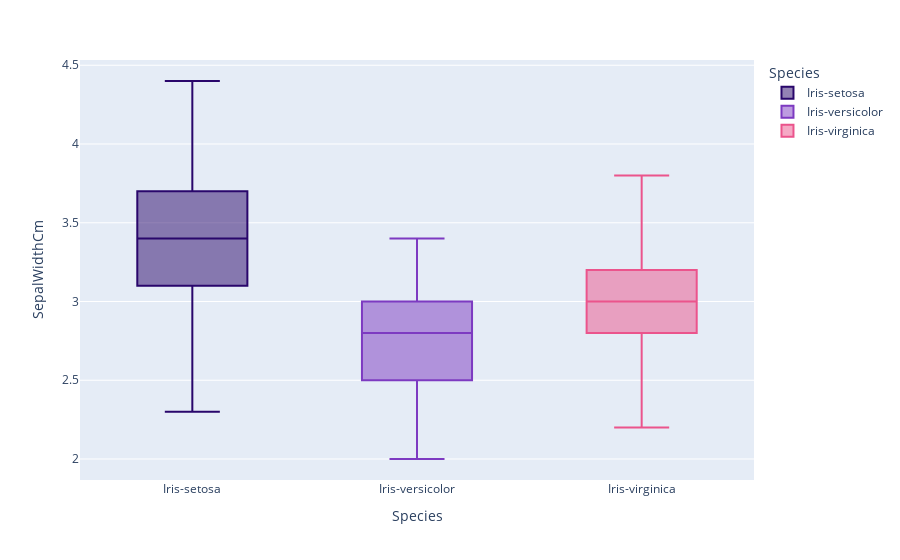

Source (notebook cell):
### Code cell
fig = px.box(data_frame=iris, x='Species',y='SepalWidthCm',color='Species',color_discrete_sequence=['#29066B','#7D3AC1','#EB548C'],orientation='v')
fig.show()

### Figure 1 — Plotly figure (JSON) as saved in the notebook; plotly's stock layout.template omitted (floating-point values rounded to 4 significant figures)
{"data": [{"alignmentgroup": "True", "hovertemplate": "Species=%{x}<br>SepalWidthCm=%{y}<extra></extra>", "legendgroup": "Iris-setosa", "marker": {"color": "#29066B"}, "name": "Iris-setosa", "notched": false, "offsetgroup": "Iris-setosa", "orientation": "v", "showlegend": true, "type": "box", "x": ["Iris-setosa", "Iris-setosa", "Iris-setosa", "Iris-setosa", "Iris-setosa", "Iris-setosa", "Iris-setosa", "Iris-setosa", "Iris-setosa", "Iris-setosa", "Iris-setosa", "Iris-setosa", "Iris-setosa", "Iris-setosa", "Iris-setosa", "Iris-setosa", "Iris-setosa", "Iris-setosa", "Iris-setosa", "Iris-setosa", "Iris-setosa", "Iris-setosa", "Iris-setosa", "Iris-setosa", "Iris-setosa", "Iris-setosa", "Iris-setosa", "Iris-setosa", "Iris-setosa", "Iris-setosa", "Iris-setosa", "Iris-setosa", "Iris-setosa", "Iris-setosa", "Iris-setosa", "Iris-setosa", "Iris-setosa", "Iris-setosa", "Iris-setosa", "Iris-setosa", "Iris-setosa", "Iris-setosa", "Iris-setosa", "Iris-setosa", "Iris-setosa", "Iris-setosa", "Iris-setosa", "Iris-setosa", "Iris-setosa", "Iris-setosa"], "x0": " ", "xaxis": "x", "y": [3.5, 3, 3.2, 3.1, 3.6, 3.9, 3.4, 3.4, 2.9, 3.1, 3.7, 3.4, 3, 3, 4, 4.4, 3.9, 3.5, 3.8, 3.8, 3.4, 3.7, 3.6, 3.3, 3.4, 3, 3.4, 3.5, 3.4, 3.2, 3.1, 3.4, 4.1, 4.2, 3.1, 3.2, 3.5, 3.1, 3, 3.4, 3.5, 2.3, 3.2, 3.5, 3.8, 3, 3.8, 3.2, 3.7, 3.3], "y0": " ", "yaxis": "y"}, {"alignmentgroup": "True", "hovertemplate": "Species=%{x}<br>SepalWidthCm=%{y}<extra></extra>", "legendgroup": "Iris-versicolor", "marker": {"color": "#7D3AC1"}, "name": "Iris-versicolor", "notched": false, "offsetgroup": "Iris-versicolor", "orientation": "v", "showlegend": true, "type": "box", "x": ["Iris-versicolor", "Iris-versicolor", "Iris-versicolor", "Iris-versicolor", "Iris-versicolor", "Iris-versicolor", "Iris-versicolor", "Iris-versicolor", "Iris-versicolor", "Iris-versicolor", "Iris-versicolor", "Iris-versicolor", "Iris-versicolor", "Iris-versicolor", "Iris-versicolor", "Iris-versicolor", "Iris-versicolor", "Iris-versicolor", "Iris-versicolor", "Iris-versicolor", "Iris-versicolor", "Iris-versicolor", "Iris-versicolor", "Iris-versicolor", "Iris-versicolor", "Iris-versicolor", "Iris-versicolor", "Iris-versicolor", "Iris-versicolor", "Iris-versicolor", "Iris-versicolor", "Iris-versicolor", "Iris-versicolor", "Iris-versicolor", "Iris-versicolor", "Iris-versicolor", "Iris-versicolor", "Iris-versicolor", "Iris-versicolor", "Iris-versicolor", "Iris-versicolor", "Iris-versicolor", "Iris-versicolor", "Iris-versicolor", "Iris-versicolor", "Iris-versicolor", "Iris-versicolor", "Iris-versicolor", "Iris-versicolor", "Iris-versicolor"], "x0": " ", "xaxis": "x", "y": [3.2, 3.2, 3.1, 2.3, 2.8, 2.8, 3.3, 2.4, 2.9, 2.7, 2, 3, 2.2, 2.9, 2.9, 3.1, 3, 2.7, 2.2, 2.5, 3.2, 2.8, 2.5, 2.8, 2.9, 3, 2.8, 3, 2.9, 2.6, 2.4, 2.4, 2.7, 2.7, 3, 3.4, 3.1, 2.3, 3, 2.5, 2.6, 3, 2.6, 2.3, 2.7, 3, 2.9, 2.9, 2.5, 2.8], "y0": " ", "yaxis": "y"}, {"alignmentgroup": "True", "hovertemplate": "Species=%{x}<br>SepalWidthCm=%{y}<extra></extra>", "legendgroup": "Iris-virginica", "marker": {"color": "#EB548C"}, "name": "Iris-virginica", "notched": false, "offsetgroup": "Iris-virginica", "orientation": "v", "showlegend": true, "type": "box", "x": ["Iris-virginica", "Iris-virginica", "Iris-virginica", "Iris-virginica", "Iris-virginica", "Iris-virginica", "Iris-virginica", "Iris-virginica", "Iris-virginica", "Iris-virginica", "Iris-virginica", "Iris-virginica", "Iris-virginica", "Iris-virginica", "Iris-virginica", "Iris-virginica", "Iris-virginica", "Iris-virginica", "Iris-virginica", "Iris-virginica", "Iris-virginica", "Iris-virginica", "Iris-virginica", "Iris-virginica", "Iris-virginica", "Iris-virginica", "Iris-virginica", "Iris-virginica", "Iris-virginica", "Iris-virginica", "Iris-virginica", "Iris-virginica", "Iris-virginica", "Iris-virginica", "Iris-virginica", "Iris-virginica", "Iris-virginica", "Iris-virginica", "Iris-virginica", "Iris-virginica", "Iris-virginica", "Iris-virginica", "Iris-virginica", "Iris-virginica", "Iris-virginica", "Iris-virginica", "Iris-virginica", "Iris-virginica", "Iris-virginica", "Iris-virginica"], "x0": " ", "xaxis": "x", "y": [3.3, 2.7, 3, 2.9, 3, 3, 2.5, 2.9, 2.5, 3.6, 3.2, 2.7, 3, 2.5, 2.8, 3.2, 3, 3.8, 2.6, 2.2, 3.2, 2.8, 2.8, 2.7, 3.3, 3.2, 2.8, 3, 2.8, 3, 2.8, 3.8, 2.8, 2.8, 2.6, 3, 3.4, 3.1, 3, 3.1, 3.1, 3.1, 2.7, 3.2, 3.3, 3, 2.5, 3, 3.4, 3], "y0": " ", "yaxis": "y"}], "layout": {"boxmode": "overlay", "legend": {"title": {"text": "Species"}, "tracegroupgap": 0}, "margin": {"t": 60}, "xaxis": {"anchor": "y", "categoryarray": ["Iris-setosa", "Iris-versicolor", "Iris-virginica"], "categoryorder": "array", "domain": [0, 1], "title": {"text": "Species"}}, "yaxis": {"anchor": "x", "domain": [0, 1], "title": {"text": "SepalWidthCm"}}}}
